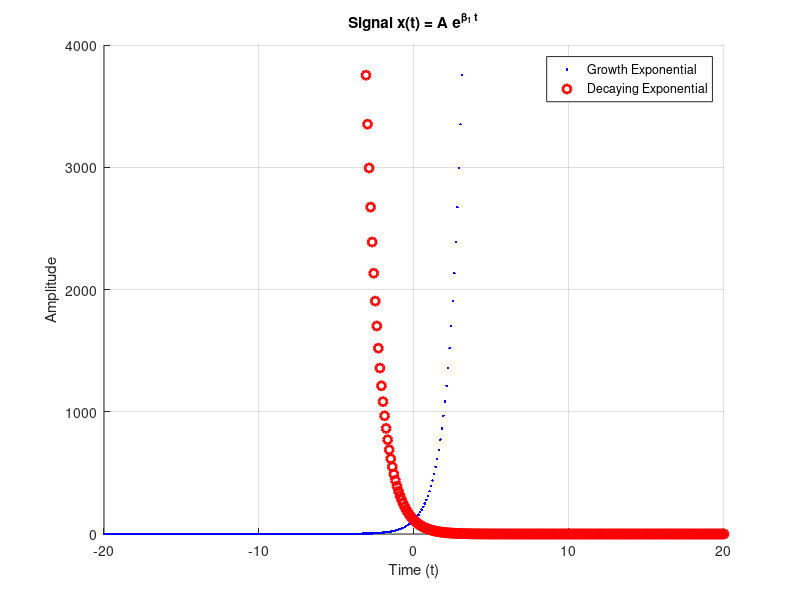

Source code (MATLAB):
A = 113;

B1 = A / 100;
B2 = -A / 100;
T = A / 2;

% Define time range
t = -T:0.1:T; 

% Compute signals
x_t = A * exp(B1 * t);
y_t = A * exp(B2 * t);

% Plot signals using subplot
figure;

hold on
plot(t, x_t, 'b.', 'LineWidth', 2);
hold on
xlabel('Time (t)');
ylabel('Amplitude');

title('Signal x(t) = A e^{\beta_1 t}');
grid on;
plot(t, y_t, 'ro', 'LineWidth', 2);
legend('Growth Exponential', 'Decaying Exponential');

hold off
axis([-20 20 0 4000])
